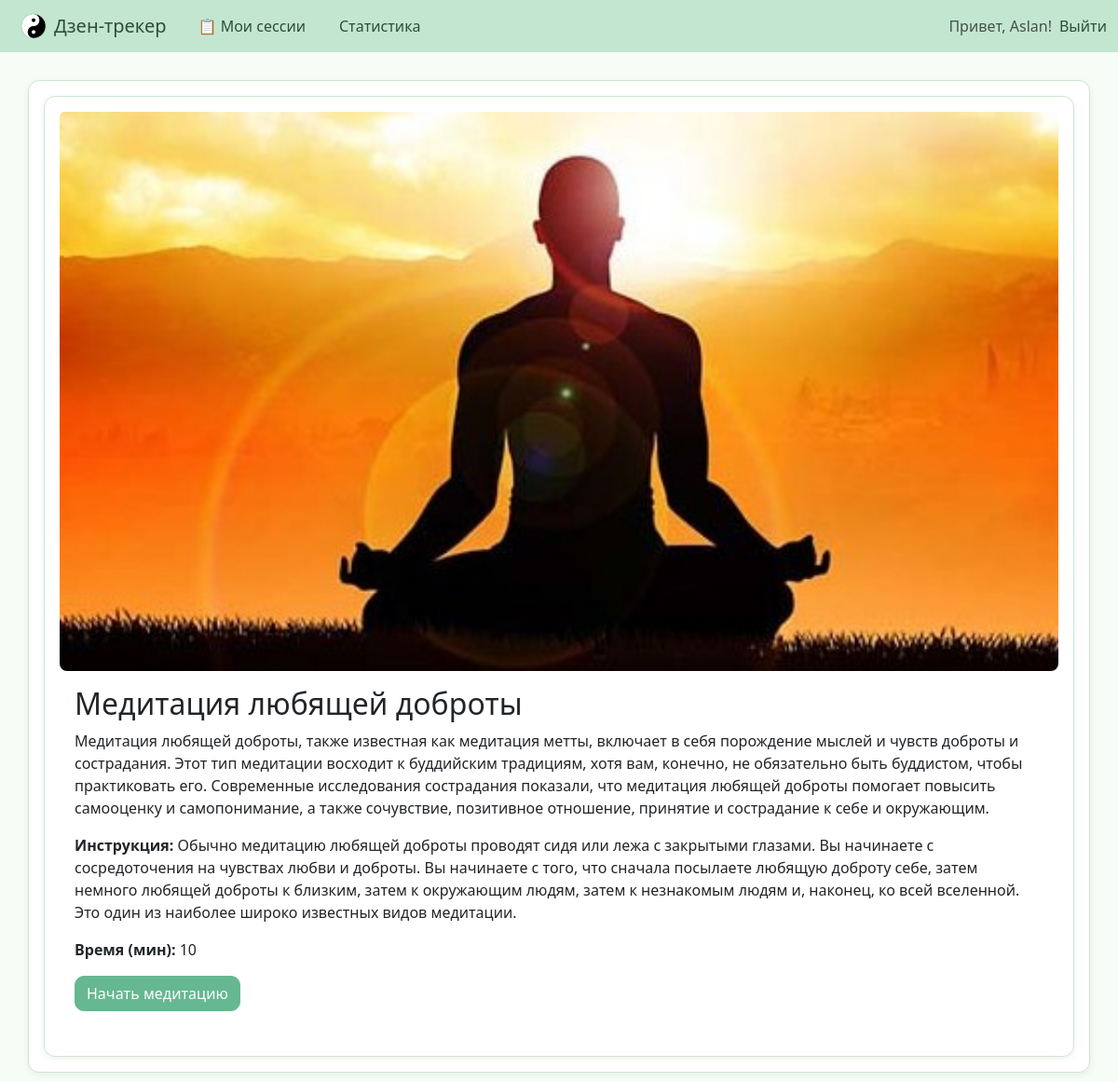
The app's page /meditations/1/ (signed in) with its own data.
### tracker/models.py (models this page shows, shortened)
class Meditation(models.Model):
    title = models.CharField(max_length=100)
    description = models.TextField()
    image = models.ImageField(upload_to='meditation_images/', null=True, blank=True)
    instructions = models.TextField(blank=True, null=True)
    duration = models.PositiveIntegerField(help_text="Длительность в минутах")

### tracker/views.py (the view, shortened to what this page needs)
# urls.py: path('meditations/<int:pk>/', views.MeditationDetailView.as_view(), name='meditation_detail'),
class MeditationDetailView(LoginRequiredMixin, DetailView):
    model = Meditation
    template_name = 'meditation_detail.html'
    context_object_name = 'meditation'

### templates/meditation_detail.html (shortened to what this page needs)
{% extends 'base.html' %}
{% block content %}
<div class="card">
    {% if meditation.image %}
        <img src="{{ meditation.image.url }}" class="card-img-top" alt="{{ meditation.title }}">
    {% endif %}
    <div class="card-body">
        <h2 class="card-title">{{ meditation.title }}</h2>
        <p class="card-text">{{ meditation.description }}</p>
        <p><strong>Инструкция:</strong> {{ meditation.instructions }}</p>
        <p><strong>Время (мин):</strong> {{ meditation.duration }}</p>
        <form method="post" action="{% url 'start_meditation_session' meditation.pk %}">
            <button type="submit" class="btn btn-success">Начать медитацию</button>
        </form>
    </div>
</div>
{% endblock %}

### templates/partials/navbar.html (shortened to what this page needs)
{% load static %}
<nav class="navbar navbar-expand-lg navbar-light bg-grey mb-4">
  <div class="container-fluid">
    <a class="navbar-brand d-flex align-items-center gap-2" href="{% url 'home' %}">
  <img src="{% static 'images/icon.png' %}" alt="Логотип" width="28" height="28" class="d-inline-block align-text-top">
  Дзен-трекер
    </a>
    <div class="collapse navbar-collapse" id="navbarNav">
      <ul class="navbar-nav me-auto">
        {% if user.is_authenticated %}
        <li class="nav-item">
          <a class="nav-link" href="{% url 'restsession_list' %}">📋 Мои сессии</a>
        </li>
        {% endif %}
        <a href="{% url 'statistics' %}" class="nav-link">Статистика</a>
      </ul>
      <ul class="navbar-nav">
        {% if user.is_authenticated %}
        <li class="nav-item">
          <span class="navbar-text me-2">Привет, {{ user.username }}!</span>
       <li class="nav-item">
            <form method="post" action="{% url 'logout' %}" style="display: inline;">
              <button type="submit" class="btn nav-link" style="background: none; border: none; padding: 0; color: #0d6efd;">
                Выйти
              </button>
            </form>
          </li>
        {% endif %}
      </ul>
    </div>
  </div>
</nav>

### static/styles.css (style rules this page uses)
body { font-family: Arial, sans-serif; background-color: #f4f4f4; color: #333; margin: 0; padding: 0; }
nav { background: #333; color: white; padding: 10px; text-align: center; }
nav a { color: white; margin: 0 10px; text-decoration: none; }

### static/pastel.css (style rules this page uses)
body { background-color: #f5fdf6; color: #2e4e36; font-family: 'Segoe UI', sans-serif; }
h1, h2, h3, h4, h5 { color: #2f5e45; }
.container, .card, .list-group-item { background-color: #ffffff; border: 1px solid #d0e5d5; border-radius: 12px; padding: 1rem; box-shadow: 0 2px 6px rgba(46, 78, 54, 0.08); }
.btn { border-radius: 10px; font-weight: 500; transition: background-color 0.3s ease; }
.btn-success { background-color: #65b891; border-color: #65b891; color: white; }
img { border-radius: 8px; }
a { color: #397d5d; }
.navbar { background-color: #c3e6d1; }
.navbar-brand, .nav-link { color: #2e4e36 !important; }

### records on screen
Meditation: image (picture), title "Медитация любящей доброты", description "Медитация любящей доброты, также известная как медитация метты, включает в себя порождение мыслей и чувств доброты и сострадания. Этот тип медитации восходит к буддийским традициям, хотя вам, конечно, не обязательно быть буддистом, чтобы практиковать его. Современные исследования сострадания показали, что медитация любящей доброты помогает повысить самооценку и самопонимание, а также сочувствие, позитивное отношение, принятие и сострадание к себе и окружающим.", instructions "Обычно медитацию любящей доброты проводят сидя или лежа с закрытыми глазами. Вы начинаете с сосредоточения на чувствах любви и доброты. Вы начинаете с того, что сначала посылаете любящую доброту себе, затем немного любящей доброты к близким, затем к окружающим людям, затем к незнакомым людям и, наконец, ко всей вселенной. Это один из наиболее широко известных видов медитации.", duration "10"

### other values on screen
{{ user.username }} "Aslan"
